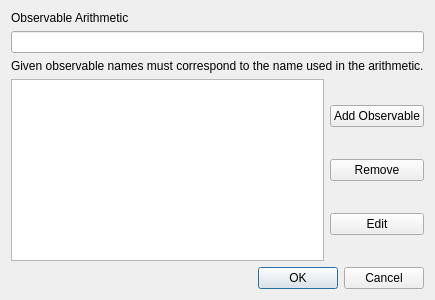
<?xml version="1.0" encoding="UTF-8"?>
<ui version="4.0">
 <class>Arithmetics</class>
 <widget class="QDialog" name="Arithmetics">
  <property name="geometry">
   <rect>
    <x>0</x>
    <y>0</y>
    <width>400</width>
    <height>300</height>
   </rect>
  </property>
  <property name="windowTitle">
   <string>Frequency</string>
  </property>
  <property name="windowIcon">
   <iconset>
    <normaloff>../icons/Tilda256.ico</normaloff>../icons/Tilda256.ico</iconset>
  </property>
  <property name="locale">
   <locale language="English" country="Europe"/>
  </property>
  <layout class="QVBoxLayout" name="verticalLayout_2">
   <item>
    <widget class="QLabel" name="label">
     <property name="text">
      <string>Observable Arithmetic</string>
     </property>
    </widget>
   </item>
   <item>
    <widget class="QLineEdit" name="le_arith"/>
   </item>
   <item>
    <widget class="QLabel" name="label_2">
     <property name="text">
      <string>Given observable names must correspond to the name used in the arithmetic.</string>
     </property>
    </widget>
   </item>
   <item>
    <layout class="QHBoxLayout" name="horizontalLayout">
     <item>
      <widget class="QListWidget" name="list_observables"/>
     </item>
     <item>
      <layout class="QVBoxLayout" name="verticalLayout">
       <item>
        <widget class="QPushButton" name="pb_add">
         <property name="text">
          <string>Add Observable</string>
         </property>
        </widget>
       </item>
       <item>
        <widget class="QPushButton" name="pb_remove">
         <property name="text">
          <string>Remove</string>
         </property>
        </widget>
       </item>
       <item>
        <widget class="QPushButton" name="pb_edit">
         <property name="text">
          <string>Edit</string>
         </property>
        </widget>
       </item>
      </layout>
     </item>
    </layout>
   </item>
   <item>
    <widget class="QDialogButtonBox" name="buttonBox">
     <property name="orientation">
      <enum>Qt::Horizontal</enum>
     </property>
     <property name="standardButtons">
      <set>QDialogButtonBox::Cancel|QDialogButtonBox::Ok</set>
     </property>
    </widget>
   </item>
  </layout>
 </widget>
 <resources/>
 <connections>
  <connection>
   <sender>buttonBox</sender>
   <signal>accepted()</signal>
   <receiver>Arithmetics</receiver>
   <slot>accept()</slot>
   <hints>
    <hint type="sourcelabel">
     <x>248</x>
     <y>254</y>
    </hint>
    <hint type="destinationlabel">
     <x>157</x>
     <y>274</y>
    </hint>
   </hints>
  </connection>
  <connection>
   <sender>buttonBox</sender>
   <signal>rejected()</signal>
   <receiver>Arithmetics</receiver>
   <slot>reject()</slot>
   <hints>
    <hint type="sourcelabel">
     <x>316</x>
     <y>260</y>
    </hint>
    <hint type="destinationlabel">
     <x>286</x>
     <y>274</y>
    </hint>
   </hints>
  </connection>
 </connections>
</ui>
